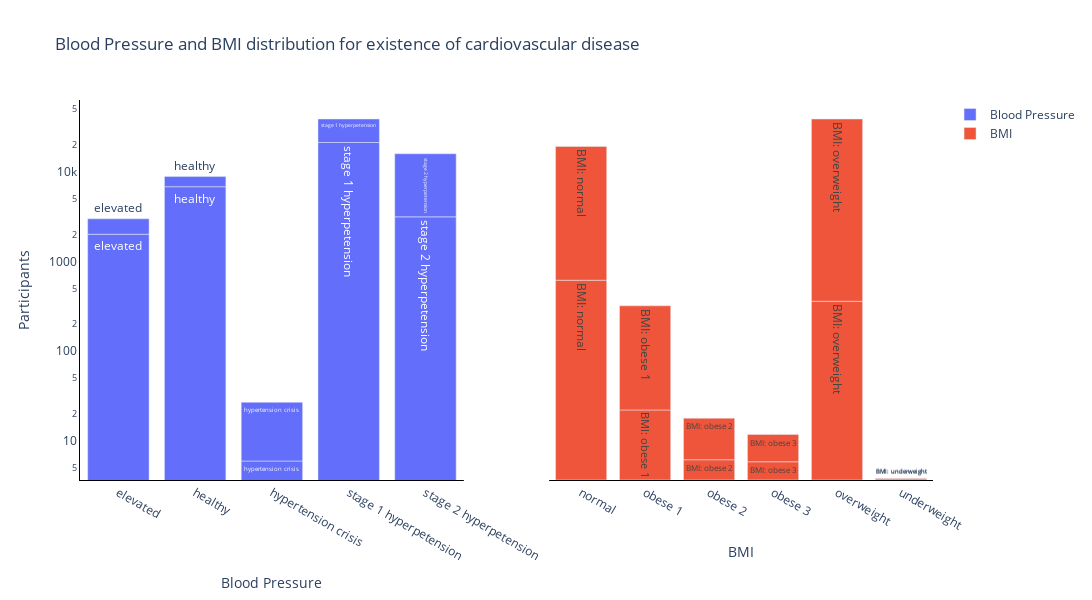

The notebook cell this image was saved under:
### Code cell
import plotly_express as px
from plotly.subplots import make_subplots
import plotly.graph_objects as go

fig = make_subplots(rows=1, cols=2, shared_yaxes=True)

# Add trace 1
trace1 = px.bar(blood_pressure, x="blood_pressure", y="gender",  hover_data=['cardio'])
fig.add_trace(
    go.Bar(
        name="Blood Pressure",
        x=trace1.data[0]["x"],
        y=trace1.data[0]["y"],
        showlegend=True,
        text=[str(val) for val in trace1.data[0]["x"]],
        hovertext=trace1.data[0]['hovertext']
    ),
    row=1,
    col=1
)

# Add trace 2
trace2 = px.bar(bmi, x="bmi_category", y="gender",  hover_data=['cardio'])
fig.add_trace(
    go.Bar(
        name="BMI",
        x=trace2.data[0]["x"],
        y=trace2.data[0]["y"],
        showlegend=True,
        text=[f"BMI: " + str(val) for val in trace2.data[0]["x"]],
        hovertext=trace2.data[0]['hovertext']
    ),
    row=1,
    col=2
)

# Update layout
fig["layout"].update(
    height=600,
    width=1200,
    title="Blood Pressure and BMI distribution for existence of cardiovascular disease",
    plot_bgcolor="rgba(255,255,255,0.1)",
    paper_bgcolor="rgba(255,255,255,0.9)",
    showlegend=True,
)
fig.update_yaxes(
    tickmode="auto",
    showgrid=False,
    linecolor="#000",
    showline=True,
    spikecolor="#000000",
    title="Participants",
    type='log',
    row=1,
    col=1,
)
fig.update_xaxes(
    tickmode="auto",
    showgrid=False,
    zeroline=True,
    title="Blood Pressure",
    linecolor="#000",
    showline=True,
    spikecolor="#000000",
    showticklabels=True,
    row=1,
    col=1,
    
)
fig.update_xaxes(
    tickmode="auto",
    showgrid=False,
    zeroline=True,
    title="BMI",
    linecolor="#000",
    showline=True,
    spikecolor="#000000",
    showticklabels=True,
    
    row=1,
    col=2
)
fig.show()

### Figure 1 — Plotly figure (JSON) as saved in the notebook; plotly's stock layout.template omitted (floating-point values rounded to 4 significant figures)
{"data": [{"name": "Blood Pressure", "showlegend": true, "text": ["elevated", "elevated", "healthy", "healthy", "hypertension crisis", "hypertension crisis", "stage 1 hyperpetension", "stage 1 hyperpetension", "stage 2 hyperpetension", "stage 2 hyperpetension"], "type": "bar", "x": ["elevated", "elevated", "healthy", "healthy", "hypertension crisis", "hypertension crisis", "stage 1 hyperpetension", "stage 1 hyperpetension", "stage 2 hyperpetension", "stage 2 hyperpetension"], "xaxis": "x", "y": [2007, 972, 6788, 2015, 6, 21, 21076, 17430, 3134, 12661], "yaxis": "y"}, {"name": "BMI", "showlegend": true, "text": ["BMI: normal", "BMI: normal", "BMI: obese 1", "BMI: obese 1", "BMI: obese 2", "BMI: obese 2", "BMI: obese 3", "BMI: obese 3", "BMI: overweight", "BMI: overweight", "BMI: underweight", "BMI: underweight"], "type": "bar", "x": ["normal", "normal", "obese 1", "obese 1", "obese 2", "obese 2", "obese 3", "obese 3", "overweight", "overweight", "underweight", "underweight"], "xaxis": "x2", "y": [13510, 9045, 4736, 7042, 1369, 2806, 1232, 1847, 12084, 12327, 80, 32], "yaxis": "y2"}], "layout": {"height": 600, "paper_bgcolor": "rgba(255,255,255,0.9)", "plot_bgcolor": "rgba(255,255,255,0.1)", "showlegend": true, "title": {"text": "Blood Pressure and BMI distribution for existence of cardiovascular disease"}, "width": 1200, "xaxis": {"anchor": "y", "domain": [0, 0.45], "linecolor": "#000", "showgrid": false, "showline": true, "showticklabels": true, "spikecolor": "#000000", "tickmode": "auto", "title": {"text": "Blood Pressure"}, "zeroline": true}, "xaxis2": {"anchor": "y2", "domain": [0.55, 1], "linecolor": "#000", "showgrid": false, "showline": true, "showticklabels": true, "spikecolor": "#000000", "tickmode": "auto", "title": {"text": "BMI"}, "zeroline": true}, "yaxis": {"anchor": "x", "domain": [0, 1], "linecolor": "#000", "showgrid": false, "showline": true, "spikecolor": "#000000", "tickmode": "auto", "title": {"text": "Participants"}, "type": "log"}, "yaxis2": {"anchor": "x2", "domain": [0, 1], "matches": "y", "showticklabels": false}}}
